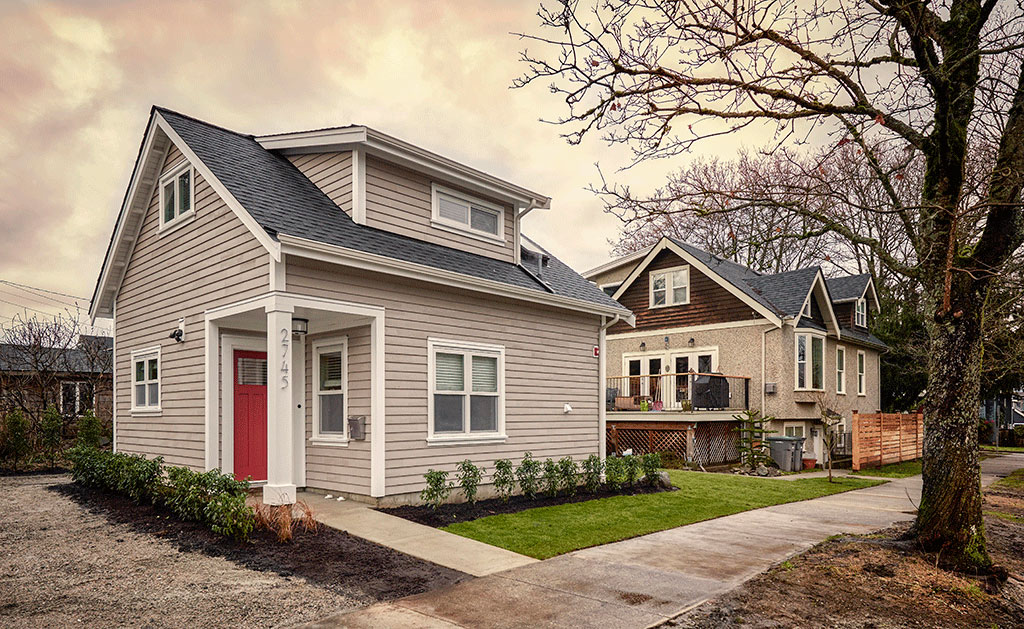
#> input picture Tutorials/Python/ImageProcessing/Histograms/2D_Histogram/house.jpg, 1024 x 629 px
$ python 2D_Histo_OCV.py
#> lines starting #> are read from the running program, lines starting #| are printed output that depends on the picture
# import shit
import cv2
import numpy as np
from matplotlib import pyplot as plt

img = cv2.imread('house.jpg')
#> img is the input picture: shape (629, 1024, 3); mean B, G, R 113.2, 131.4, 148.1
hsv = cv2.cvtColor(img, cv2.COLOR_BGR2HSV)
#> hsv: shape (629, 1024, 3); mean H, S, V 25.5, 80.8, 148.5
hist = cv2.calcHist([hsv], [0, 1], None, [180, 256], [0, 180, 0, 256])
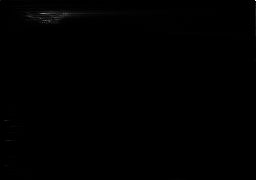
#> hist: shape (180, 256) float32; min 0, max 6351, mean 14; drawn with min black and max white

plt.imshow(hist, interpolation = 'nearest')
plt.show()
